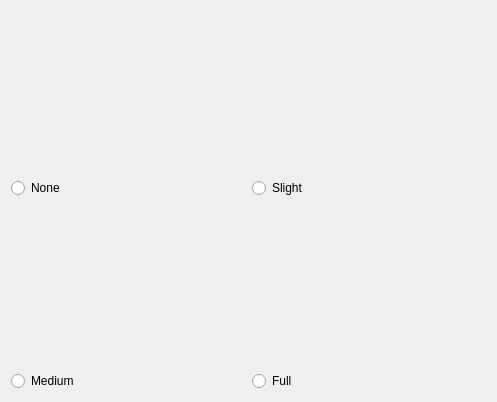
<?xml version="1.0" encoding="UTF-8"?>
<ui version="4.0">
 <class>HintPage</class>
 <widget class="QWidget" name="HintPage">
  <property name="geometry">
   <rect>
    <x>0</x>
    <y>0</y>
    <width>497</width>
    <height>402</height>
   </rect>
  </property>
  <property name="windowTitle">
   <string>Form</string>
  </property>
  <layout class="QGridLayout" name="gridLayout">
   <item row="0" column="0">
    <layout class="QVBoxLayout" name="verticalLayout_2">
     <item>
      <widget class="QLabel" name="labelHintNone">
       <property name="text">
        <string/>
       </property>
      </widget>
     </item>
     <item>
      <widget class="QRadioButton" name="radioHintNone">
       <property name="text">
        <string>None</string>
       </property>
      </widget>
     </item>
    </layout>
   </item>
   <item row="1" column="0">
    <layout class="QVBoxLayout" name="verticalLayout">
     <item>
      <widget class="QLabel" name="labelHintMedium">
       <property name="text">
        <string/>
       </property>
      </widget>
     </item>
     <item>
      <widget class="QRadioButton" name="radioHintMedium">
       <property name="text">
        <string>Medium</string>
       </property>
      </widget>
     </item>
    </layout>
   </item>
   <item row="0" column="1">
    <layout class="QVBoxLayout" name="verticalLayout_3">
     <item>
      <widget class="QLabel" name="labelHintSlight">
       <property name="text">
        <string/>
       </property>
      </widget>
     </item>
     <item>
      <widget class="QRadioButton" name="radioHintSlight">
       <property name="text">
        <string>Slight</string>
       </property>
      </widget>
     </item>
    </layout>
   </item>
   <item row="1" column="1">
    <layout class="QVBoxLayout" name="verticalLayout_4">
     <item>
      <widget class="QLabel" name="labelHintFull">
       <property name="text">
        <string/>
       </property>
      </widget>
     </item>
     <item>
      <widget class="QRadioButton" name="radioHintFull">
       <property name="text">
        <string>Full</string>
       </property>
      </widget>
     </item>
    </layout>
   </item>
  </layout>
 </widget>
 <resources/>
 <connections/>
</ui>
